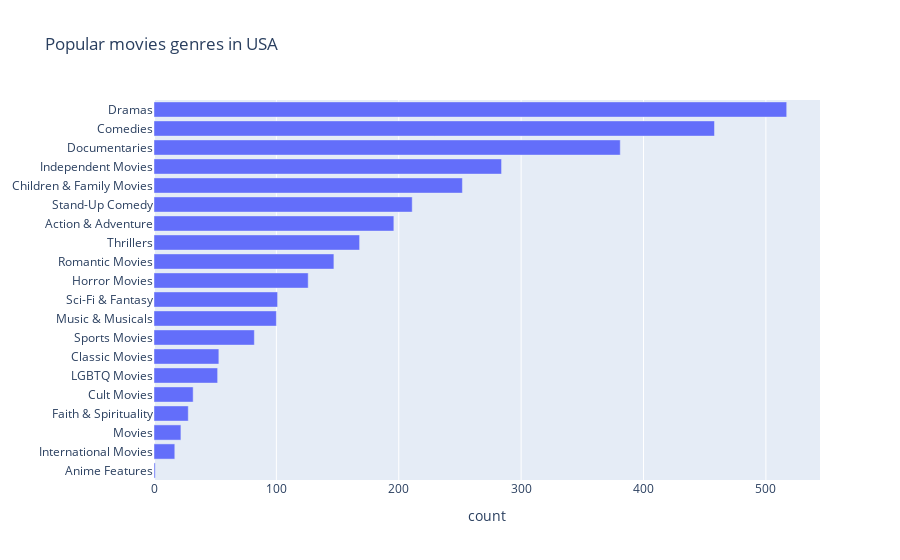
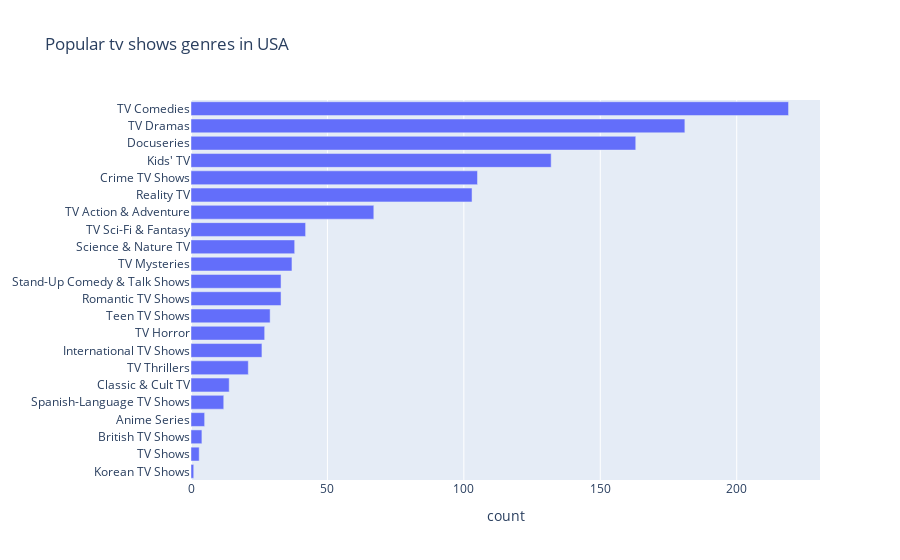

Write notebook code for charts like these, in order.
### Code cell
# Popular genres in countries

# USA
usa = movie[movie['country'] == 'United States'] 
col = "listed_in"
categories = ", ".join(usa['listed_in']).split(", ")
counter_list = Counter(categories).most_common(50)
labels = [_[0] for _ in counter_list][::-1]
values = [_[1] for _ in counter_list][::-1]
trace1 = go.Bar(y=labels, x=values, orientation="h", name="TV Shows")

data = [trace1]
layout = go.Layout(title="Popular movies genres in USA",xaxis_title='count', legend=dict(x=0.1, y=1.1, orientation="h"))
fig = go.Figure(data, layout=layout)
fig.show()

usa_tv = tv_show[tv_show['country'] == 'United States'] 
col = "listed_in"
categories = ", ".join(usa_tv['listed_in']).split(", ")
counter_list = Counter(categories).most_common(50)
labels = [_[0] for _ in counter_list][::-1]
values = [_[1] for _ in counter_list][::-1]
trace1 = go.Bar(y=labels, x=values, orientation="h", name="TV Shows")

data = [trace1]
layout = go.Layout(title="Popular tv shows genres in USA",xaxis_title='count', legend=dict(x=0.1, y=1.1, orientation="h"))
fig = go.Figure(data, layout=layout)
fig.show()

### Figure 1 — Plotly figure (JSON) as saved in the notebook; plotly's stock layout.template omitted (floating-point values rounded to 4 significant figures)
{"data": [{"name": "TV Shows", "orientation": "h", "type": "bar", "x": [1, 17, 22, 28, 32, 52, 53, 82, 100, 101, 126, 147, 168, 196, 211, 252, 284, 381, 458, 517], "y": ["Anime Features", "International Movies", "Movies", "Faith & Spirituality", "Cult Movies", "LGBTQ Movies", "Classic Movies", "Sports Movies", "Music & Musicals", "Sci-Fi & Fantasy", "Horror Movies", "Romantic Movies", "Thrillers", "Action & Adventure", "Stand-Up Comedy", "Children & Family Movies", "Independent Movies", "Documentaries", "Comedies", "Dramas"]}], "layout": {"legend": {"orientation": "h", "x": 0.1, "y": 1.1}, "title": {"text": "Popular movies genres in USA"}, "xaxis": {"title": {"text": "count"}}}}

### Figure 2 — Plotly figure (JSON) as saved in the notebook; plotly's stock layout.template omitted (floating-point values rounded to 4 significant figures)
{"data": [{"name": "TV Shows", "orientation": "h", "type": "bar", "x": [1, 3, 4, 5, 12, 14, 21, 26, 27, 29, 33, 33, 37, 38, 42, 67, 103, 105, 132, 163, 181, 219], "y": ["Korean TV Shows", "TV Shows", "British TV Shows", "Anime Series", "Spanish-Language TV Shows", "Classic & Cult TV", "TV Thrillers", "International TV Shows", "TV Horror", "Teen TV Shows", "Romantic TV Shows", "Stand-Up Comedy & Talk Shows", "TV Mysteries", "Science & Nature TV", "TV Sci-Fi & Fantasy", "TV Action & Adventure", "Reality TV", "Crime TV Shows", "Kids' TV", "Docuseries", "TV Dramas", "TV Comedies"]}], "layout": {"legend": {"orientation": "h", "x": 0.1, "y": 1.1}, "title": {"text": "Popular tv shows genres in USA"}, "xaxis": {"title": {"text": "count"}}}}
